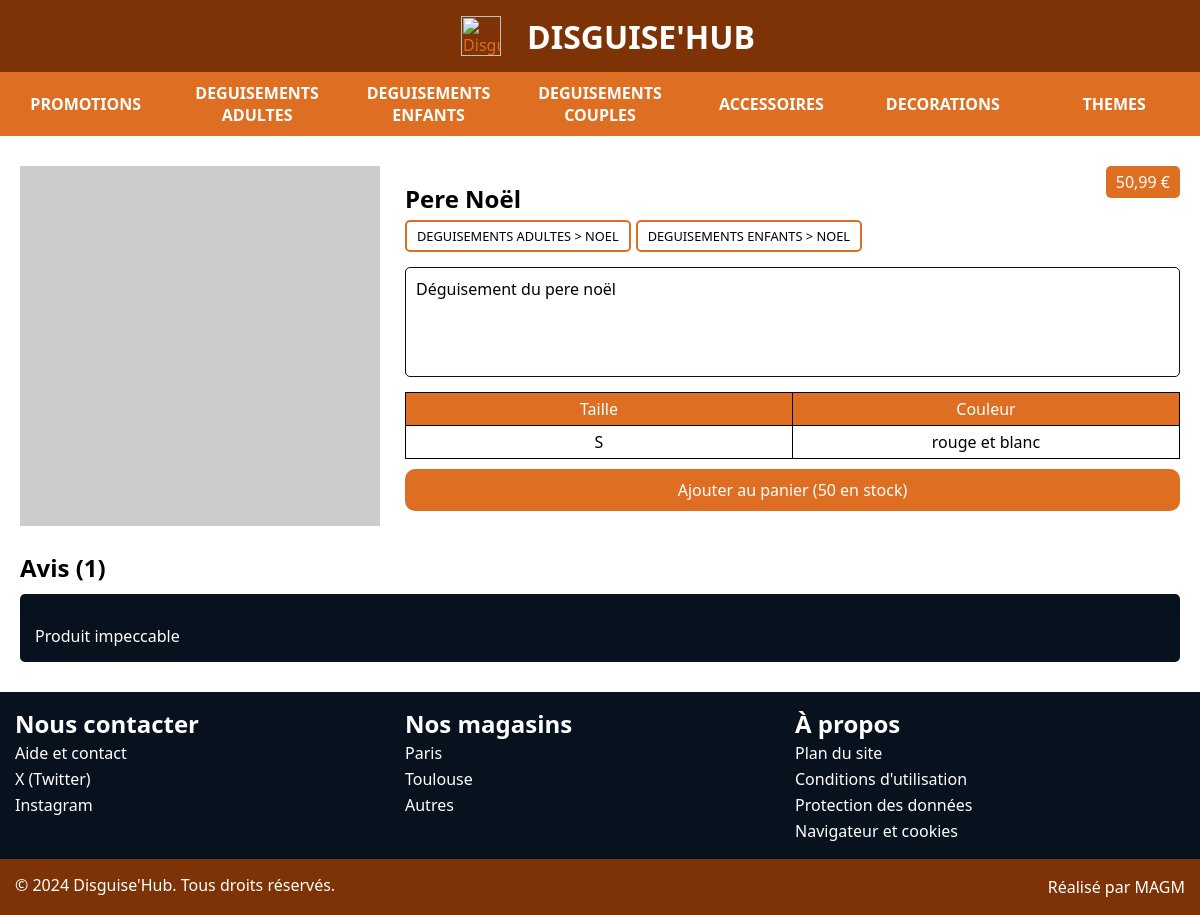
Screenshot of /site/produit.php?id=100000 with the database file from the repository.
### tables this page shows
CREATE TABLE Categorie (
    idCategorie INT AUTO_INCREMENT,
    idCategoriePere INT,
    nomCategorie VARCHAR(50),
    PRIMARY KEY (idCategorie),
    FOREIGN KEY (idCategoriePere) REFERENCES Categorie(idCategorie)
);

CREATE TABLE Image (
    refProduit INT,
    imageProduit VARCHAR(255),
    PRIMARY KEY (refProduit, imageProduit),
    FOREIGN KEY (refProduit) REFERENCES Produit(refProduit)
);

CREATE TABLE Produit (
    refProduit INT AUTO_INCREMENT,
    idCategorie INT,
    nomProduit VARCHAR(100),
    descProduit TEXT,
    prixProduit DECIMAL(6,2),
    qteProduit DECIMAL(4),
    tailleProduit VARCHAR(3),
    couleurProduit VARCHAR(40),
    PRIMARY KEY (refProduit),
    FOREIGN KEY (idCategorie) REFERENCES Categorie(idCategorie)
);

CREATE TABLE AssoProduitCateg (
    refProduit INT,
    idCategorie INT,
    PRIMARY KEY (refProduit, idCategorie),
    FOREIGN KEY (refProduit) REFERENCES Produit(refProduit),
    FOREIGN KEY (idCategorie) REFERENCES Categorie(idCategorie)
);

CREATE TABLE Avis (
    idAvis INT AUTO_INCREMENT,
    idAvisPere INT,
    refProduit INT,
    idClient INT,
    commentaire TEXT,
    note DECIMAL(1) NOT NULL,
    PRIMARY KEY (idAvis),
    FOREIGN KEY (idAvisPere) REFERENCES Avis(idAvis),
    FOREIGN KEY (refProduit) REFERENCES Produit(refProduit),
    FOREIGN KEY (idClient) REFERENCES Client(idClient)
);

### site/produit.php (the view, shortened to what this page needs)
<html>
<head>
    <link rel="stylesheet" type="text/css" href="./css/general.css">
    <link rel="stylesheet" type="text/css" href="./css/produit.css">
</head>
<body>
    <?php include("include/header.php"); ?>
    <div class="content">
        <?php
            if (empty($_GET["id"])) {
                header("Location: ./");
            } else {
                $sql = "SELECT * FROM Produit WHERE refProduit = :ref";
                $req = $conn -> prepare($sql);
                $req -> execute(["ref" => $_GET["id"]]);
                if ($req && $req->rowCount() > 1) {
                    echo "<h1>Erreur</h1>
                    <p>Plusieurs correspondaces ont été trouvées pour le produit \"" . $_GET["id"] . "\".</p>
                    <a href='/~saephp11/' class='button'>Retour à l'accueil</a>";
                } else if ($req && $req->rowCount() == 0) {
                    echo "<h1>Produit introuvable</h1>
                    <p>Le produit \"" . $_GET["id"] . "\" n'existe pas.</p>
                    <a href='/~saephp11/' class='button'>Retour à l'accueil</a>";
                } else {
                    $produit = $req -> fetch();
                    $sql = "SELECT * FROM AssoProduitCateg WHERE refProduit = :ref";
                    $req = $conn -> prepare($sql);
                    $req -> execute(["ref" => $_GET["id"]]);
                    $categories = $req -> fetchAll();
                    $sql = "SELECT * FROM Image WHERE refProduit = :ref";
                    $req = $conn -> prepare($sql);
                    $req -> execute(["ref" => $_GET["id"]]);
                    $images = $req -> fetchAll();
                    $sql = "SELECT * FROM Avis WHERE refProduit = :ref";
                    $req = $conn -> prepare($sql);
                    $req -> execute(["ref" => $_GET["id"]]);
                    $avis = $req -> fetchAll();
                    if (count($avis) != 0) {
                        $sql = "SELECT AVG(note) AS moyenne FROM Avis WHERE refProduit = :ref";
                        $req = $conn -> prepare($sql);
                        $req -> execute(["ref" => $_GET["id"]]);
                        $moyenne = round($req -> fetch()["moyenne"]);
                    }
                    echo "<div class='produit'>";
                        if (count($images) != 0) {
                            echo "<div class='images'>";
                                foreach ($images as $image) {
                                    echo "<img src='" . $image["imageProduit"] . "' alt='" . $produit["nomProduit"] . "'>";
                                }
                            echo "</div>";
                        }
                        echo "<div class='details'>";
                            if (isset($moyenne)) {
                                for ($i = 0; $i < $moyenne; $i++) {
                                    echo "<i class='fas fa-star color'></i>";
                                }
                            }
                            echo "<h2>" . $produit["nomProduit"] . "</h2>
                            <div class='categories'>";
                                foreach ($categories as $cat) {
                                    echo "<span>";
                                        $sql = "SELECT * FROM Categorie WHERE idCategorie = :cat";
                                        $req = $conn -> prepare($sql);
                                        $req -> execute(["cat" => $cat["idCategorie"]]);
                                        $categorie = $req -> fetch();
                                        if (isset($categorie["idCategoriePere"])) {
                                            $sql = "SELECT * FROM Categorie WHERE idCategorie = :cat";
                                            $req = $conn -> prepare($sql);
                                            $req -> execute(["cat" => $categorie["idCategoriePere"]]);
                                            $categoriePere = $req -> fetch();
                                            echo "<a href='/~saephp11/categorie.php?id=" . $categoriePere["idCategorie"] . "'>" . $categoriePere["nomCategorie"] . "</a> > ";
                                        }
                                        echo "<a href='/~saephp11/categorie.php?id=" . $categorie["idCategorie"] . "'>" . $categorie["nomCategorie"] . "</a>
                                    </span>";
                                }
                                echo "</div>
                            <p>" . $produit["descProduit"] . "</p>
                            <table>
                                <tr class='head'>";
                                if (isset($produit["tailleProduit"])) {
                                    echo "<td>Taille</td>";
                                }
                                if (isset($produit["couleurProduit"])) {
                                    echo "<td>Couleur</td>";
                                }
                                echo "</tr>
                                <tr>";
                                    if (isset($produit["tailleProduit"])) {
                                        echo "<td>" . $produit["tailleProduit"] . "</td>";
                                    }
                                    if (isset($produit["couleurProduit"])) {
                                        echo "<td>" . $produit["couleurProduit"] . "</td>";
                                    }
                                echo "</tr>
                            </table>";
                            if ($produit["qteProduit"] != 0) {
                                if (isset($_COOKIE["cart"]) && !empty(json_decode($_COOKIE["cart"], true)) && isset((json_decode($_COOKIE["cart"], true))[$produit["refProduit"]])) {
                                    echo "<a class='button' href='/~saephp11/panier.php'>Dans le panier</a>";
                                } else {
                                    echo "<form action='panier.php' method='POST'>
                                        <input type='hidden' name='id' value='" . $produit["refProduit"] . "'>
                                        <input type='hidden' name='amount' value='1'>
                                        <button type='submit' name='commander'>Ajouter au panier (" . $produit["qteProduit"] . " en stock)</button>
                                    </form>";
                                }
                            } else {
                                echo "<button type='submit' name='commander' disabled>Rupture de stock</button>";
                            }
                            echo "<span class='prix'>" . number_format($produit["prixProduit"], 2, ",", " ") . " €</span>
                        </div>
                    </div>
                    <div class='avis'>";
                    if (count($avis) == 0) {
                            echo "<h2>Avis</h2>
                            <p>Aucun avis pour ce produit.</p>";
                        } else {
                            echo "<h2>Avis (" . count($avis) . ")</h2>";
                            foreach ($avis as $avi) {
                                $sql = "SELECT nomClient, prenomClient FROM Client WHERE idClient = :id";
                                $req = $conn -> prepare($sql);
                                $req -> execute(["id" => $avi["idClient"]]);
                                $client = $req -> fetch();
                                echo "<div class='avi'>
                                    <div class='texte'>
                                        <div class='client'>
                                            <div class='note'>";
                                                for ($i = 0; $i < $avi["note"]; $i++) {
                                                    echo "<i class='fas fa-star color'></i>";
                                                }
                                            echo "</div>
                                            <h3>" . $client["prenomClient"] . " " . $client["nomClient"] .  "</h3>
                                        </div>
                                        <p>" . $avi["commentaire"] . "</p>";
                                    echo "</div>";
                                echo "</div>";
                            }
                        }
                    echo "</div>";
                }
            }
        ?>
    </div>
    <?php include("include/footer.php"); ?>
</body>
</html>

### site/include/header.php (shortened to what this page needs)
<header>
    <div class="logo">
        <div class="left">
            <a class="icon" href="/~saephp11/recherche.php">
                <i class="fa-solid fa-magnifying-glass fa-2x"></i>
            </a>
        </div>
        <a class="logo" href="/~saephp11/">
            <img src="/~saephp11/img/logo.png" alt="Disguise'Hub">
            <h1>Disguise'Hub</h1>
        </a>
        <div class="right">
            <a class="icon" href="/~saephp11/panier.php">
                <i class="fa-regular fa-cart-shopping fa-2x"></i>
            </a>
            <a class="icon" href="/~saephp11/compte">
                <i class="fa-solid fa-user fa-2x"></i>
            </a>
        </div>
    </div>
    <div class="menu"><?php
        $sql = "SELECT * FROM Categorie WHERE idCategoriePere IS NULL";
        require_once("connect.inc.php");
        $req = $conn -> prepare($sql);
        $req -> execute();
        while ($cat = $req -> fetch()) {
            echo "<div class='item'>
                <a class='categorie' href='/~saephp11/categorie.php?id=" . $cat["idCategorie"] . "'>" . $cat["nomCategorie"] . "</a>";
                echo "</div>";
        }
    ?></div>
</header>

### site/include/footer.php (shortened to what this page needs)
<footer>
    <div class="liens">
        <div>
            <h2>Nous contacter</h2>
            <a href="/~saephp11/pageconstruction.php">Aide et contact</a>
            <a href="https://x.com/">X (Twitter)</a>
            <a href="https://instagram.com/">Instagram</a>
        </div>
        <div>
            <h2>Nos magasins</h2>
            <a href="/~saephp11/pageconstruction.php">Paris</a>
            <a href="/~saephp11/pageconstruction.php">Toulouse</a>
            <a href="/~saephp11/pageconstruction.php">Autres</a>
        </div>
        <div>
            <h2>À propos</h2>
            <a href="/~saephp11/pageconstruction.php">Plan du site</a>
            <a href="/~saephp11/pageconstruction.php">Conditions d'utilisation</a>
            <a href="/~saephp11/pageconstruction.php">Protection des données</a>
            <a href="/~saephp11/pageconstruction.php">Navigateur et cookies</a>
        </div>
    </div>
    <div class="copyright">
        <p>© 2024 Disguise'Hub. Tous droits réservés.</p>
        <a href="/~saephp11/magm.php">Réalisé par MAGM</a>
    </div>
</footer>

### site/css/general.css (style rules this page uses)
* { margin: 0; padding: 0; box-sizing: border-box; font-family: "Segoe UI", Tahoma, Geneva, Verdana, sans-serif; --primary-color: #7E3307; --secondary-color: #DE6E22; --tertiary-color: #08111E; }
header { width: 100%; z-index: 100; }
header div { display: flex; align-items: center; width: 100%; }
header div.logo { background-color: var(--primary-color); }
header div.logo a.logo { display: flex; justify-content: center; align-items: center; text-decoration: none; }
header img { height: 40px; margin: 16px; display: inline; }
header h1 { color: #FFFFFF; font-size: 2rem; font-weight: 800; margin-left: 10px; text-transform: uppercase; display: inline; white-space: nowrap; }
header div.logo div.left { position: relative; left: 20px; justify-content: flex-start; }
header div.logo div.right { position: relative; right: 20px; justify-content: flex-end; }
header div.logo div.left a.icon { margin-right: 15px; }
header div.logo div.right a.icon { margin-left: 15px; }
header div.logo a.icon { text-decoration: none; color: #FFFFFF !important; }
header div.menu { background-color: var(--secondary-color); flex-wrap: nowrap; justify-content: space-around; }
header div.menu div.item { width: 100%; display: block; text-align: center; }
header div.menu div.item a.categorie { display: block; width: 100%; padding: 10px 10px; text-align: center; font-size: 1rem; text-decoration: none; color: #FFFFFF; font-weight: 600; }
footer { color: #FFFFFF; z-index: 100; }
footer div.liens { background-color: var(--tertiary-color); padding: 15px; display: flex; }
footer div.liens div { width: calc(100% / 3); display: flex; flex-direction: column; }
footer div.liens div a { font-size: 1rem; text-decoration: none; color: #FFFFFF; font-weight: 400; padding: 2px 0; }
footer div.copyright { background-color: var(--primary-color); padding: 15px; display: flex; justify-content: space-between; }
footer div.copyright a { text-align: right; font-size: 1rem; text-decoration: none; color: #FFFFFF; font-weight: 400; padding: 2px 0; }
button:not(.ignore), a.button { display: block; background-color: var(--secondary-color); border-radius: 10px; border: none; color: #FFFFFF !important; font-size: 16px; padding: 10px; width: 100%; max-width: 300px; cursor: pointer; text-decoration: none; text-align: center; transition: background-color 0.3s, transform 0.3s; }
table { border-collapse: collapse; width: 100%; }
tr.head { background-color: var(--secondary-color); color: #FFFFFF; }
td { text-align: center; border: 1px solid #000000; padding: 5px 10px; }
div.content { display: flex; min-height: calc(100% - 330px); padding: 20px; }
a:link { text-decoration: none; color: var(--secondary-color); transition: 0.3s; }

### site/css/produit.css (style rules this page uses)
div.content { flex-direction: column; justify-content: center; align-items: center; gap: 5px; }
div.content > div { display: flex; width: 100%; padding: 10px 0; }
i.color { color: var(--secondary-color); }
div.produit { display: flex; gap: 25px; }
div.details { position: relative; width: 100%; }
div.categories { margin: 5px 0; display: flex; flex-wrap: wrap; gap: 5px; }
div.categories span { padding: 5px 10px; border: 2px solid var(--secondary-color); border-radius: 5px; font-size: 0.8rem; }
div.categories span a { text-decoration: none; color: #000000; }
div.details span.prix { position: absolute; top: 0; right: 0; padding: 5px 10px; background-color: var(--secondary-color); color: #FFFFFF; border-radius: 5px; }
div.details td { width: 50%; }
div.details p { padding: 10px; border-radius: 5px; border: 1px solid var(--tertiary-color); min-height: 5lh; margin: 15px 0; }
div.details button, div.details a.button { margin-top: 10px; min-width: 100%; }
div.avis { display: flex; flex-direction: column; gap: 10px; width: 100%; }
div.avis div.avi { display: flex; justify-content: space-between; align-items: center; gap: 10px; background-color: var(--tertiary-color); color: #FFFFFF; padding: 15px; border-radius: 5px; }
div.avi div.texte { width: 100%; }
div.avi div.client { display: flex; align-items: center; gap: 10px; }

### rows the page displays
categorie: nomCategorie "PROMOTIONS"
categorie: nomCategorie "DEGUISEMENTS ADULTES"
categorie: nomCategorie "DEGUISEMENTS ENFANTS"
categorie: nomCategorie "DEGUISEMENTS COUPLES"
categorie: nomCategorie "ACCESSOIRES"
categorie: nomCategorie "DECORATIONS"
categorie: nomCategorie "THEMES"
produit: nomProduit "Pere Noël", descProduit "Déguisement du pere noël", tailleProduit "S", couleurProduit "rouge et blanc", qteProduit "50", prixProduit "50,99"
assoproduitcateg: categorie.nomCategorie "DEGUISEMENTS ADULTES", idCategorie.nomCategorie "NOEL"
assoproduitcateg: categorie.nomCategorie "DEGUISEMENTS ENFANTS", idCategorie.nomCategorie "NOEL"
avis: note 5 (drawn), commentaire "Produit impeccable"

### other values shown
count($avis) "1"
